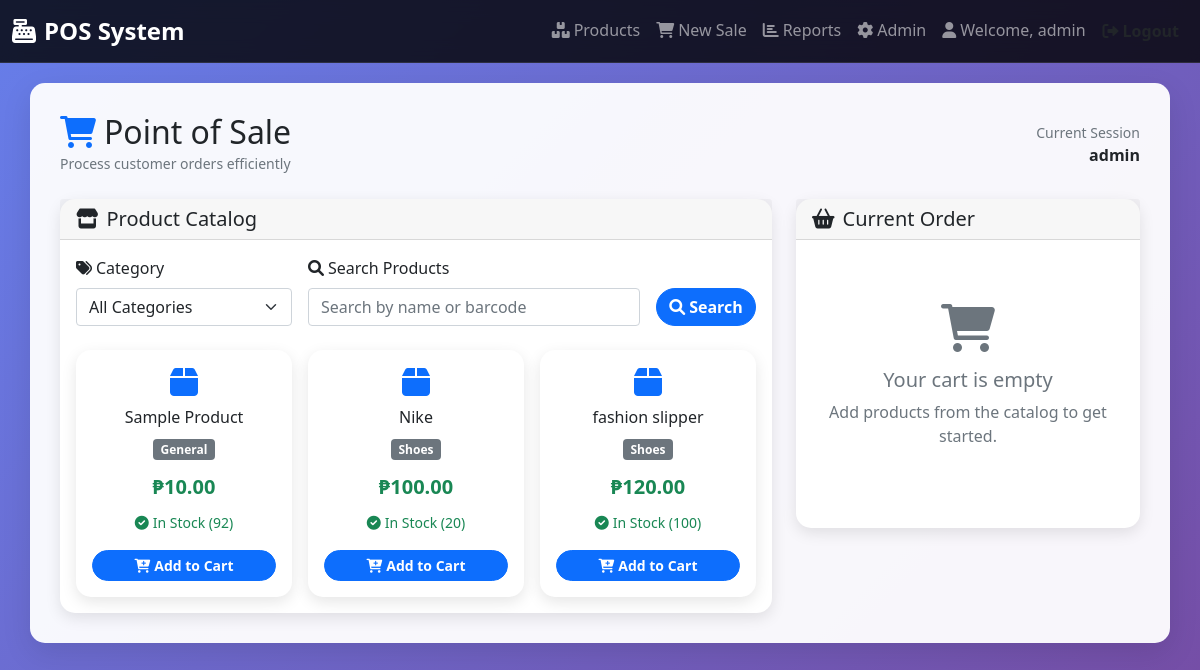
The page /sale/ (signed in) on the database as committed earlier.
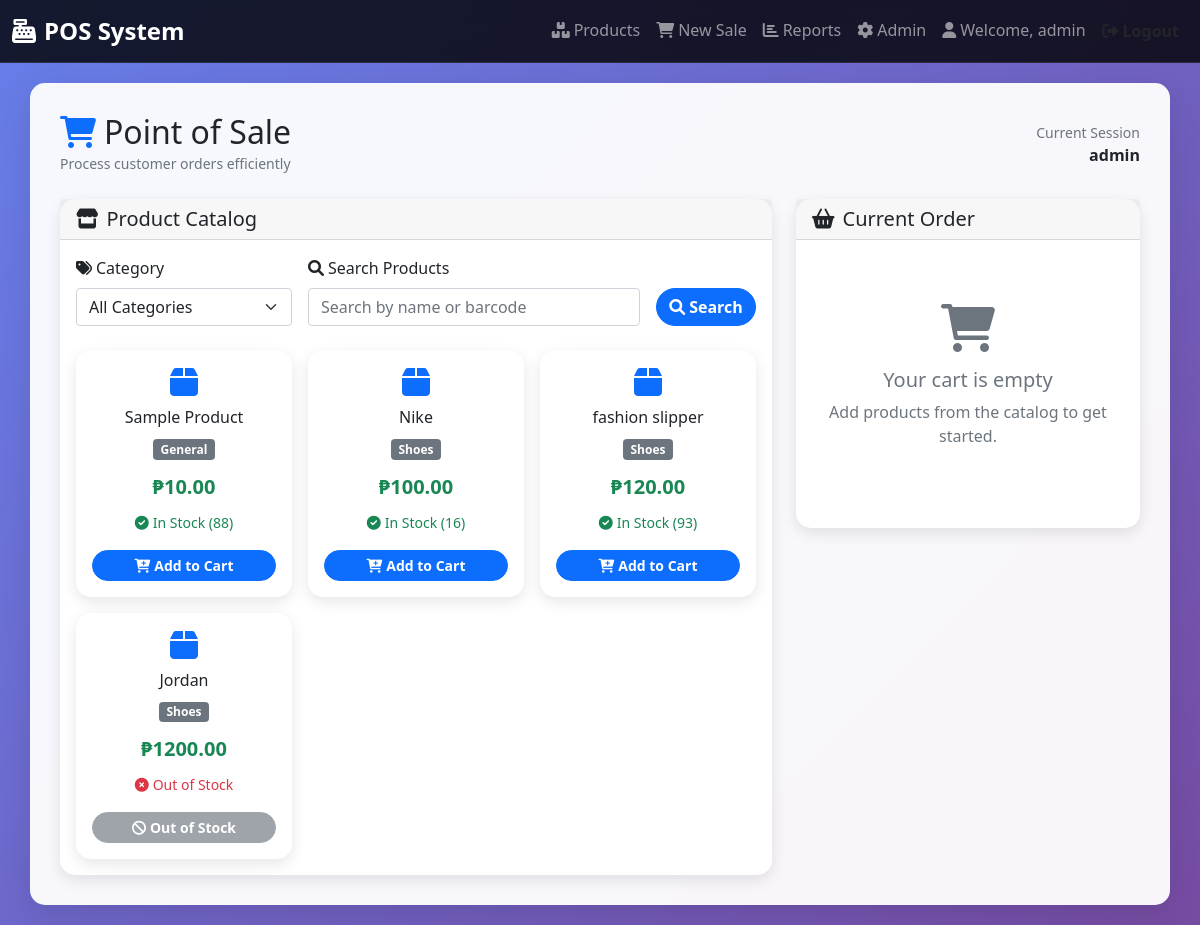
The same page on the database as committed later.
### pos_app/models.py (models this page shows, shortened)
class Product(models.Model):
    name = models.CharField(max_length=200)
    category = models.ForeignKey(Category, on_delete=models.CASCADE)
    price = models.DecimalField(max_digits=10, decimal_places=2)
    cost_price = models.DecimalField(max_digits=10, decimal_places=2, default=0)
    stock_quantity = models.PositiveIntegerField(default=0)
    barcode = models.CharField(max_length=100, unique=True, blank=True)
    description = models.TextField(blank=True)
    created_at = models.DateTimeField(auto_now_add=True)
    updated_at = models.DateTimeField(auto_now=True)

class Category(models.Model):
    name = models.CharField(max_length=100, unique=True)
    description = models.TextField(blank=True)

### pos_app/views.py (the view, shortened to what this page needs)
# urls.py: path('sale/', views.sale_process, name='sale_process'),
@login_required
def sale_process(request):
    category_id = request.GET.get('category')
    search_query = request.GET.get('search', '').strip()
    products = Product.objects.all()
    if category_id and category_id != 'None' and category_id.isdigit():
        products = products.filter(category_id=int(category_id))
    if search_query:
        products = products.filter(
            models.Q(name__icontains=search_query) | models.Q(barcode__icontains=search_query)
        )
    categories = Category.objects.all()
    cart = request.session.get('cart', {})
    cart_items = []
    total = 0
    return render(request, 'pos_app/sale_process.html', {
        'products': products,
        'categories': categories,
        'selected_category': category_id,
        'search_query': search_query,
        'cart_items': cart_items,
        'total': total
    })

### pos_app/templates/pos_app/sale_process.html (shortened to what the changed rows need)
{% extends 'pos_app/base.html' %}
{% block content %}
<div class="d-flex justify-content-between align-items-center mb-4">
    <div>
        <h2 class="mb-0"><i class="fas fa-shopping-cart text-primary me-2"></i>Point of Sale</h2>
    </div>
</div>
<div class="row g-4">
    <div class="col-lg-8">
        <div class="card" id="products">
            <div class="card-body">
                <div class="row g-3">
                    {% for product in products %}
                        <div class="col-md-6 col-lg-4">
                            <div class="card h-100 product-card">
                                <div class="card-body text-center">
                                    <div class="product-icon mb-2">
                                        <i class="fas fa-box fa-2x text-primary"></i>
                                    </div>
                                    <h6 class="card-title mb-2">{{ product.name }}</h6>
                                    <div class="mb-2">
                                        <span class="badge bg-secondary mb-1">{{ product.category.name }}</span>
                                    </div>
                                    <div class="price-display mb-2">
                                        <strong class="text-success fs-5">₱{{ product.price }}</strong>
                                    </div>
                                    <div class="stock-info mb-3">
                                        {% if product.stock_quantity > 10 %}
                                            <small class="text-success">
                                                <i class="fas fa-check-circle me-1"></i>In Stock ({{ product.stock_quantity }})
                                            </small>
                                        {% elif product.stock_quantity > 0 %}
                                            <small class="text-warning">
                                                <i class="fas fa-exclamation-triangle me-1"></i>Low Stock ({{ product.stock_quantity }})
                                            </small>
                                        {% else %}
                                            <small class="text-danger">
                                                <i class="fas fa-times-circle me-1"></i>Out of Stock
                                            </small>
                                        {% endif %}
                                    </div>
                                    {% if product.stock_quantity > 0 %}
                                        <a href="{% url 'pos_app:add_to_cart' product.pk %}?category={{ selected_category }}&search={{ search_query }}" class="btn btn-primary btn-sm w-100">
                                            <i class="fas fa-cart-plus me-1"></i>Add to Cart
                                        </a>
                                    {% else %}
                                        <button class="btn btn-secondary btn-sm w-100" disabled>
                                            <i class="fas fa-ban me-1"></i>Out of Stock
                                        </button>
                                    {% endif %}
                                </div>
                            </div>
                        </div>
                    {% empty %}
                        <div class="col-12 text-center py-5">
                            <i class="fas fa-search fa-3x text-muted mb-3"></i>
                            <h5 class="text-muted">No products found</h5>
                            <p class="text-muted">Try adjusting your search criteria or browse all categories.</p>
                        </div>
                    {% endfor %}
                </div>
            </div>
        </div>
    </div>
</div>
{% endblock %}

Rows that differ between the two databases and show on the page:
changed Product "Sample Product": stock_quantity "92" → "88"
changed Product "Nike": stock_quantity "20" → "16"
changed Product "fashion slipper": stock_quantity "100" → "93"
added Product: name "Jordan", category.name "Shoes", price "1200.00", stock_quantity 0 (drawn)
